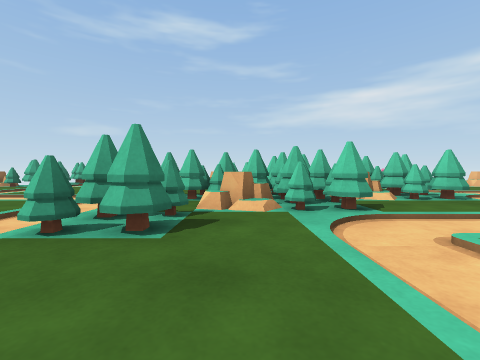
view 1 (above)

16 first-person views from a walk through a 3-D level made in the Unity game engine. The camera is 0.47 m above the floor, tilts 2° down and sees 90° across. The floor is counted in squares, 1 m on a side. Each view is taken from the middle of a square. On the plan, view 1 faces up. The plan holds only what a view shows up to about 9 squares ahead; the rest is blank. The player character is not drawn.

view 2
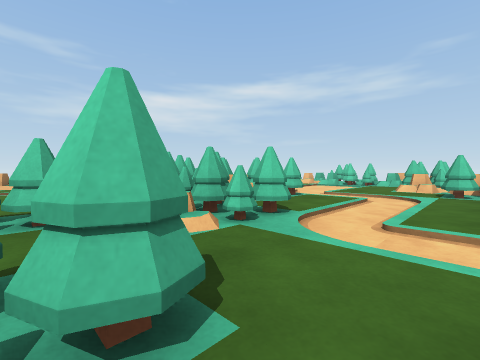

view 3
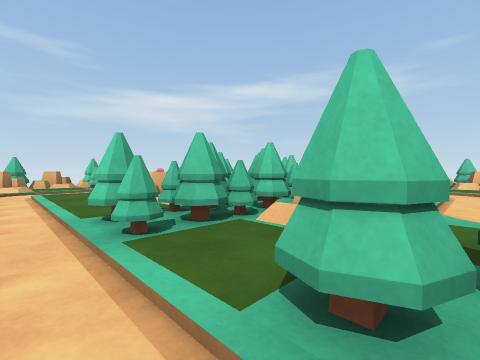

view 4
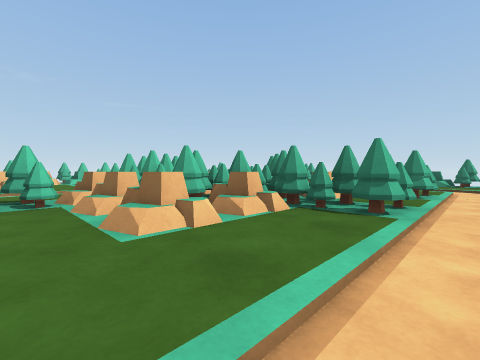

view 5
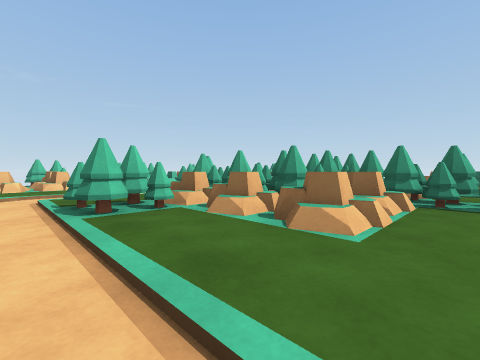

view 6
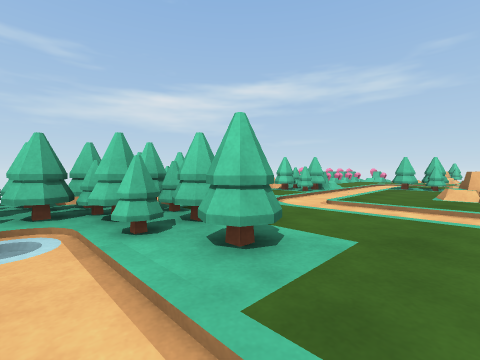

view 7
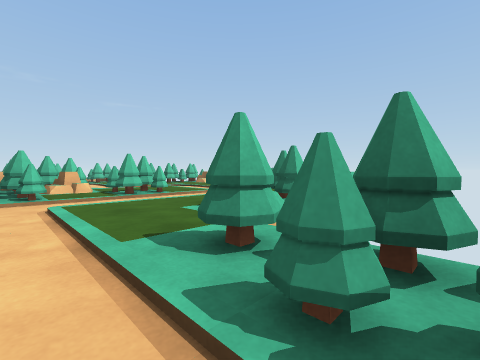

view 8
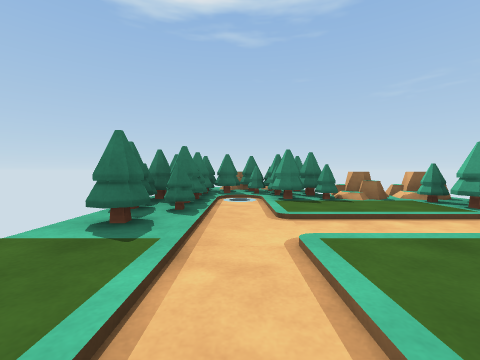

view 9
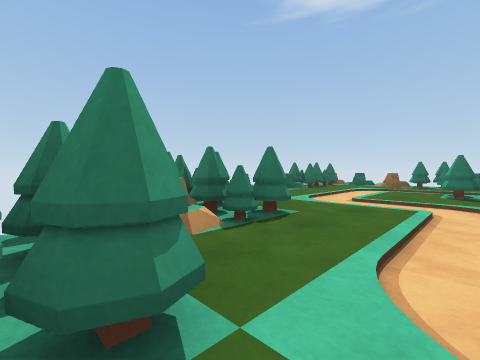

view 10
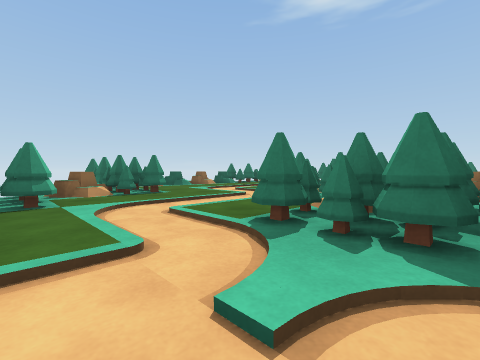

view 11
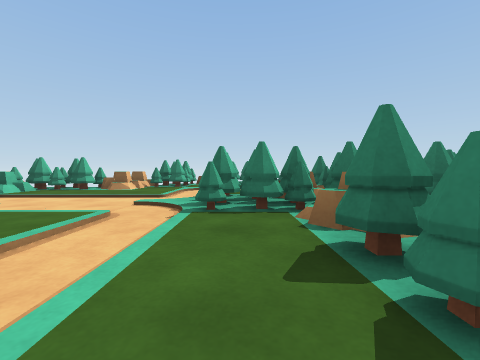

view 12
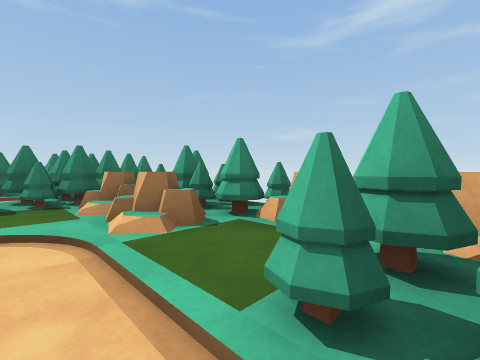

view 13
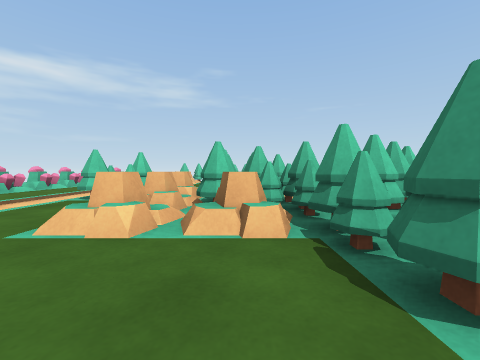

view 14
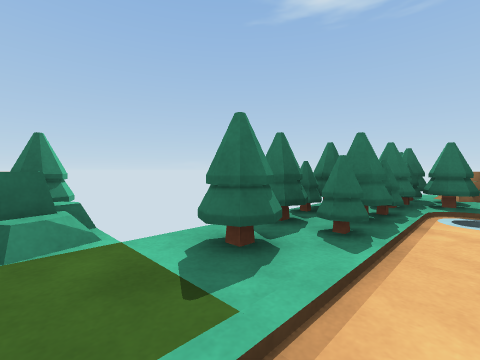

view 15
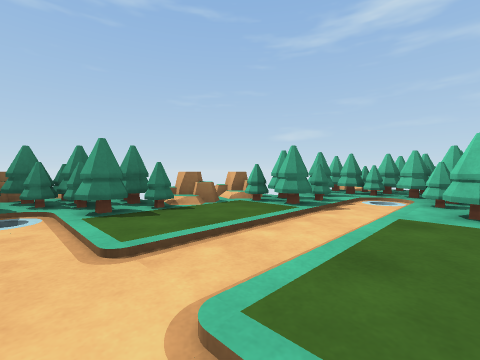

view 16
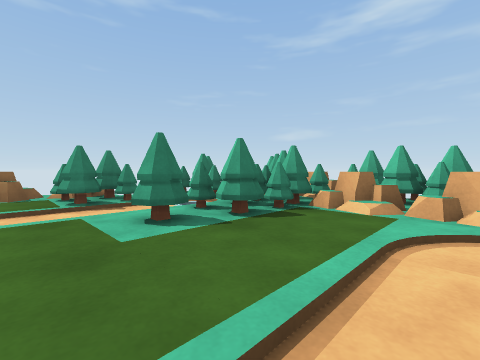

### Floor plan
Key: @ floor where view 1 was taken; # wall or solid block; x gap in a wall; . main floor; - floor 0.05 m lower than the main floor; = window, fence, low wall or low ledge; R rock; O other object.
Columns run from 8 left of view 1 to 9 right of it. Each row starts with its distance up from view 1.
 10    ####RROOOOO
  9   ###RR.#R....O
  8   #=#.-------.R
  7  R#-#.-...#.-.RR#
  6 =R.-..-.RRR.-...O
  5 ##.-..-.R###----O#
  4 #=-----###R#----#O
  3 ##x#..-.R#..-...RO
  2    #R.-#.----.R##
  1    =#.-..-...#R
  0     R.--@-.#R#
 -1     R......#
 -2     O##RRRO#

Positions as (right, up) in squares from view 1, and headings:
1: (0, 0), facing up
2: (-1, 1), facing up-right
3: (-2, 2), facing up-right
4: (-2, 7), facing down-right
5: (-1, 8), facing down-right
6: (-5, 6), facing up-right
7: (-6, 4), facing down-right
8: (-3, 4), facing left
9: (5, 2), facing down-left
10: (5, 5), facing down-left
11: (3, 8), facing down
12: (0, 8), facing up-left
13: (-2, 5), facing right
14: (-4, 4), facing down-left
15: (-4, 4), facing up-left
16: (-2, 6), facing up-left
